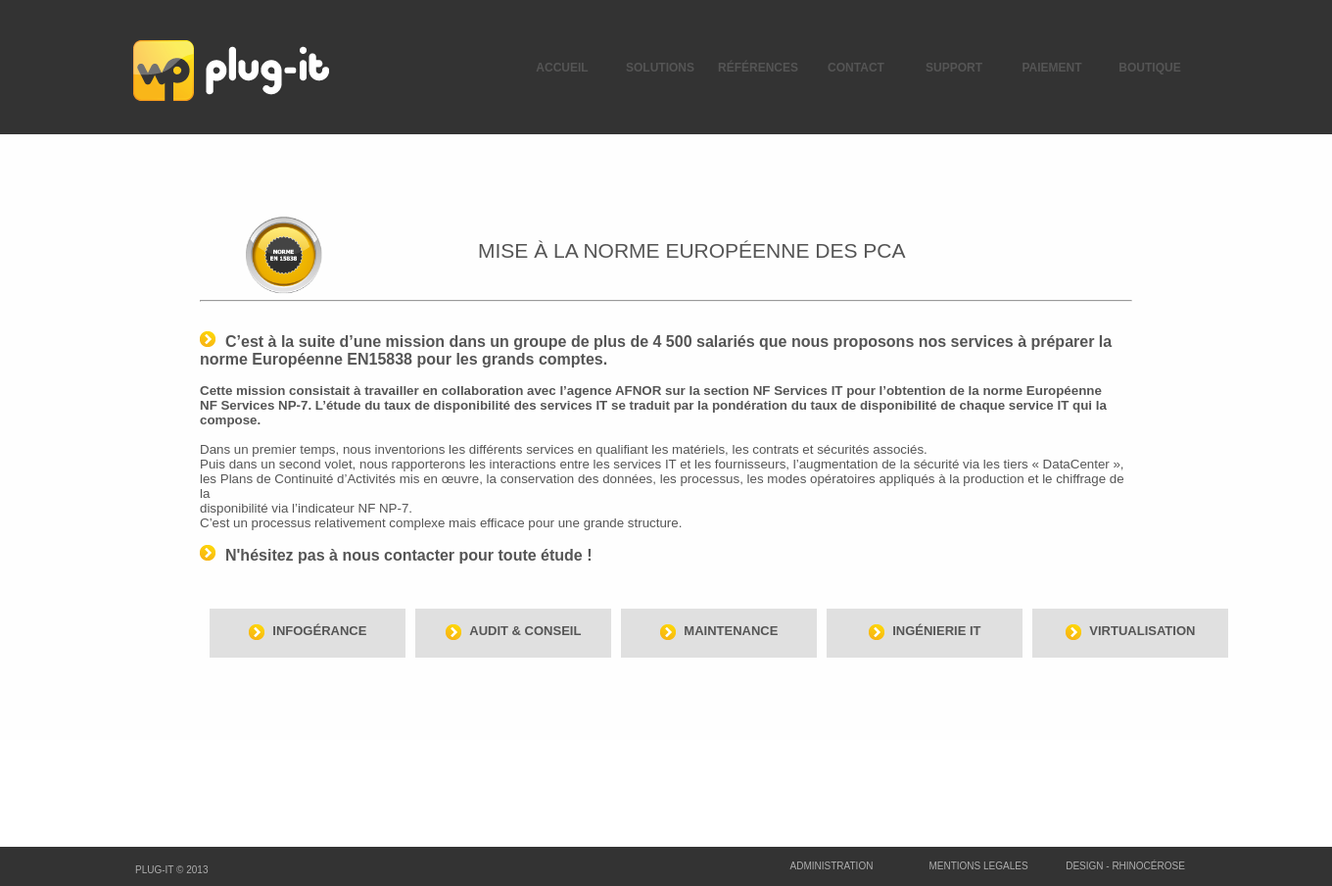
The page /index.php?page=services&mode=viewone&id=7 on the database its author committed.
### tables this page shows
CREATE TABLE IF NOT EXISTS `menu` (
  `id` int(11) NOT NULL AUTO_INCREMENT,
  `interne` tinyint(1) NOT NULL,
  `active` tinyint(1) NOT NULL,
  `nom` varchar(50) NOT NULL,
  `position` int(11) NOT NULL,
  `lien` varchar(255) NOT NULL,
  PRIMARY KEY (`id`)
);

CREATE TABLE IF NOT EXISTS `services` (
  `id` int(11) NOT NULL AUTO_INCREMENT,
  `titre` varchar(100) NOT NULL,
  `corps` text NOT NULL,
  `image` varchar(100) NOT NULL,
  `subtitre` varchar(50) NOT NULL,
  `date` timestamp NOT NULL DEFAULT CURRENT_TIMESTAMP,
  `ordre` int(11) NOT NULL,
  PRIMARY KEY (`id`)
);

### Include/common/Banniere.php (the view, shortened to what this page needs)
<div style="overflow:hidden;">
	<table style="position:absolute;right:10%;" height="137px" class="menu" cellspacing="0">
		<tr>
<?php
		$rq = mysql_query("SELECT * FROM menu ORDER BY position")or die('Erreur SQL !<br />'.mysql_error());
		while($ar=mysql_fetch_array($rq))
		{
			if($ar['active'] == true)
			{
				echo '
				<td onclick="location.href=\''.$ar['lien'].'\'"';
						echo 'class="menu_unselected"';
				echo '>'.$ar['nom'].'</td>';
			}
		}
?>
		</tr>
	</table>
</div>

### Include/invite/services.php (shortened to what this page needs)
<?php
	switch($_GET['mode'])
	{
		case 'viewone':
			if(isset($_GET['id']))
			{
				$retour = mysql_query("SELECT count(id) as cpt FROM services WHERE id='".$_GET["id"]."'")or die('Erreur SQL !<br />'.mysql_error());
				$donnees = mysql_fetch_array($retour);
				if($donnees['cpt'] == 1)
				{
					$retour = mysql_query("SELECT * FROM services WHERE id='".$_GET['id']."'") or die('Erreur SQL !<br />'.mysql_error());
					$donnees = mysql_fetch_array($retour);
					echo '<div style="margin:auto;width:70%;">
						<table>
							<tr>
								<td><img src="'.$donnees['image'].'" style="width:60%;"/></td>
								<td><h2>'.$donnees['titre'].'</h2></td>
							</tr>
						</table>
						<hr/>
						<br/>
						'.nl2br($donnees['corps']).'
						</div>';
					$retour = mysql_query("SELECT * FROM services WHERE id<>'".$_GET['id']."' ORDER BY ordre LIMIT 10")or die('Erreur SQL !<br />'.mysql_error());
					$i=1;
					echo'<div style="margin:auto;width:70%;margin-top:20px;">
					<table cellspacing="10">';
					while ($donnees = mysql_fetch_array($retour))
						{
							if($i == 1)
								echo '<tr>';
							echo '<td>
							<div class="blocklink" onclick="location.href=\'Index.php?page=services&mode=viewone&id='.$donnees['id'].'\'">
								<p style="text-align:center;position:relative;top:30%;">
									<img src="images/fleche.png" style="vertical-align:middle;"/> <span style="font-size:13px;font-weight:bold;margin-left:5px;text-transform:uppercase;">'.$donnees['subtitre'].'</span>
								</p>
							</div></td>';
							$i++;
							if($i > 5)
							{
								$i=1;
								echo '</tr>';
							}
						}
					echo '</table>
				</div>';
				}
				else
					echo '<p>Erreur</p>';
			}
			else
				echo '<p>Erreur</p>';
		break;
	}

### css/styles.css (style rules this page uses)
* { padding: 0px; margin: 0px; outline: none; }

### styles/index.css (style rules this page uses)
.menu td { width:100px; text-align:center; cursor: pointer; font-weight:bold; text-transform:uppercase; font-size: 12px; }
.blocklink { width:200px; height: 50px; background-color:#e0e0e0; cursor: pointer; }
.titre { font-size:120%; font-weight:bold; }
h2,h3 { text-align: center; font-weight: normal; font-size:21px; line-height:21px; text-transform:uppercase; }
body { color:#555555; font-size:10pt; font-family: Arial,Helvetica,sans-serif; padding:0; margin: 0; }
html { margin:0; }

### rows shown on the page
menu: nom "ACCUEIL"
menu: nom "SOLUTIONS"
menu: nom "RÉFÉRENCES"
menu: nom "CONTACT"
menu: nom "SUPPORT"
menu: nom "PAIEMENT"
menu: nom "BOUTIQUE"
services: image (picture), titre "MISE À LA NORME EUROPÉENNE DES PCA", corps (picture), corps "C’est à la suite d’une mission dans un groupe de plus de 4 500 salariés que nous proposons nos services à préparer la norme Européenne EN15838 pour les grands comptes. Cette mission consistait à travailler en collaboration avec l’agence AFNOR sur la section NF Services IT pour l’obtention de la norme Européenne NF Services NP-7. L’étude du taux de disponibilité des services IT se traduit par la pondération du taux de disponibilité de chaque service IT qui la compose. Dans un premier temps, nous inventorions les différents services en qualifiant les matériels, les contrats et sécurités associés. Puis dans un second volet, nous rapporterons les interactions entre les services IT et les…"
services: subtitre "INFOGÉRANCE"
services: subtitre "AUDIT & CONSEIL"
services: subtitre "MAINTENANCE"
services: subtitre "INGÉNIERIE IT"
services: subtitre "VIRTUALISATION"
